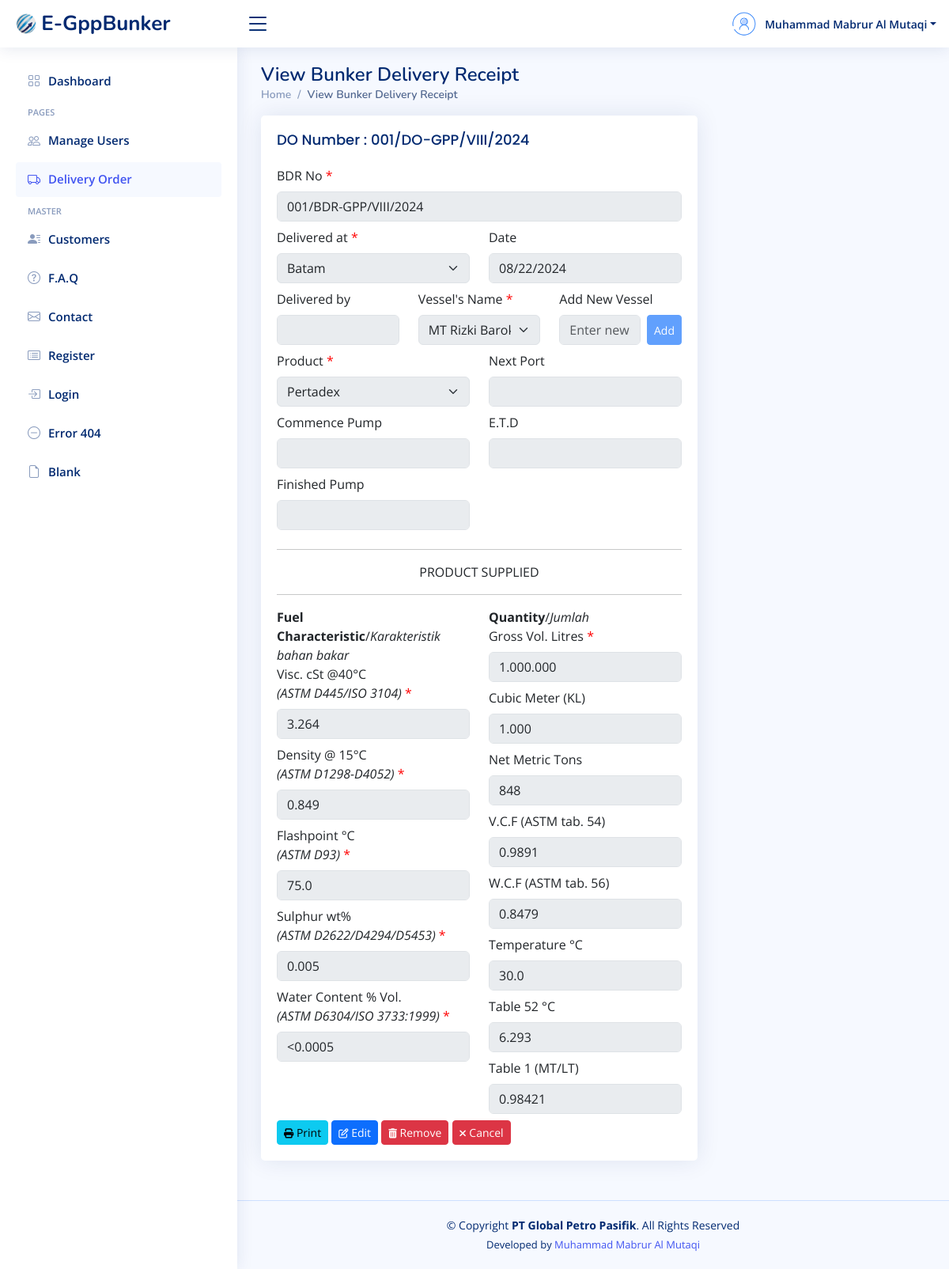
The app's page /view-bdr.php?id_bdr=21 (signed in) with its own data.
### tables this page shows
CREATE TABLE `bdr` (
  `id_bdr` int(10) NOT NULL,
  `do_id` int(10) NOT NULL,
  `bdr_no` varchar(50) NOT NULL,
  `delivered_by` varchar(50) DEFAULT NULL,
  `vessel_cust` varchar(60) NOT NULL,
  `next_port` varchar(60) DEFAULT NULL,
  `visc` varchar(10) NOT NULL,
  `density` varchar(10) NOT NULL,
  `flashpoint` varchar(10) NOT NULL,
  `sulphur` varchar(10) NOT NULL,
  `water_content` varchar(10) NOT NULL,
  `net_metric_ton` varchar(15) NOT NULL,
  `vcf` varchar(10) NOT NULL,
  `wcf` varchar(10) NOT NULL,
  `temp` varchar(10) NOT NULL,
  `table_52` varchar(10) NOT NULL,
  `table_1` varchar(10) NOT NULL
);

CREATE TABLE `delivery_order` (
  `id_do` int(10) NOT NULL,
  `po_number` varchar(50) DEFAULT NULL,
  `do_number` varchar(50) NOT NULL,
  `do_date` date DEFAULT NULL,
  `customer_id` int(10) NOT NULL,
  `product` varchar(60) NOT NULL,
  `armada` varchar(60) NOT NULL,
  `quantity` bigint(15) NOT NULL,
  `driver` varchar(50) DEFAULT NULL,
  `departure_time` varchar(30) DEFAULT NULL,
  `arrival_time` varchar(30) DEFAULT NULL,
  `loading_port` varchar(50) NOT NULL,
  `discharging_port` varchar(50) NOT NULL,
  `commence_pump` varchar(30) DEFAULT NULL,
  `finished_pump` varchar(30) DEFAULT NULL,
  `seal_number1` varchar(30) DEFAULT NULL,
  `seal_number2` varchar(30) DEFAULT NULL
);

### koneksi.php (called while the page is built, shortened)
<?php
$host = "localhost";
$user = "root";
$pass = "78789898";
$db = "egppbunker";
$koneksi = mysqli_connect($host, $user, $pass, $db);
function query($query){
	global $koneksi;
	$result = mysqli_query($koneksi, $query);
	$rows = [];
	while ($row = mysqli_fetch_assoc($result) ) {
		$rows[] = $row;
	}
	return $rows;
}
 ?>

### view-bdr.php (the view, shortened to what this page needs)
<?php
    include "koneksi.php";
    $id_bdr = mysqli_real_escape_string($koneksi, $_GET['id_bdr']);
    $bdr = query("SELECT * FROM bdr JOIN delivery_order ON delivery_order.id_do=bdr.do_id WHERE id_bdr=$id_bdr")[0];
?>
<!DOCTYPE html>
<html lang="en">
<?php
    include "layouts/head-css.php";
?>
<body>
<?php
    include "layouts/header.php";
?>
<?php
    include "layouts/sidebar.php";
?>
  <main id="main" class="main">
    <div class="pagetitle">
      <h1>View Bunker Delivery Receipt</h1>
      <nav>
        <ol class="breadcrumb">
          <li class="breadcrumb-item"><a href="index.php">Home</a></li>
          <li class="breadcrumb-item active">View Bunker Delivery Receipt</li>
        </ol>
      </nav>
    </div>
    <section class="section">
        <div class="row">
            <div class="col-lg-8">
                <div class="card">
                    <div class="card-body">
                        <h5 class="card-title">DO Number : <?= $bdr['do_number']?></h5>
                    <form action="" method="post">
                        <div class="mb-2">
                            <label for="bdr_no" class="form-label">BDR No <span id="x">*</span></label>
                            <input type="text" class="form-control" name="bdr_no" id="bdr_no" value="<?= $bdr['bdr_no'] ?>" disabled>
                        </div>
                        <div class="row">
                            <div class="col-lg-6 col-md-6 col-sm-12">
                                <div class="mb-2">
                                    <label for="discharging_port" class="form-label">Delivered at <span id="x">*</span></label>
                                    <select id="discharging_port" class="form-select" disabled>
                                    </select>
                                </div>
                            </div>
                            <div class="col-lg-6 col-md-6 col-sm-12">
                                <div class="mb-2">
                                    <label for="do_date" class="form-label">Date </label>
                                    <input type="date" class="form-control" id="do_date" value="<?= $bdr['do_date']?>" disabled>
                                </div>
                            </div>
                        </div>
                        <div class="row">
                            <div class="col-lg-4 col-md-4 col-sm-12">
                                <div class="mb-2">
                                    <label for="delivered_by" class="form-label">Delivered by </label>
                                    <input type="text" class="form-control" name="delivered_by" id="delivered_by" value="<?= $bdr['delivered_by']?>" disabled>
                                </div>
                            </div>
                            <div class="col-lg-4 col-md-4 col-sm-12">
                                <div class="mb-2">
                                    <label for="vessel_cust" class="form-label">Vessel's Name <span id="x">*</span></label>
                                    <select name="vessel_cust" id="vessel_cust" class="form-select" required disabled>
                                    </select>
                                </div>
                            </div>
                            <div class="col-lg-4 col-md-4 col-sm-12">
                                <div class="mb-2">
                                    <label for="new_vessel" class="form-label">Add New Vessel</label>
                                    <div class="d-flex">
                                        <input type="text" id="new_vessel" class="form-control" placeholder="Enter new vessel" disabled>
                                        <button id="add_vessel" class="btn btn-primary btn-sm ms-2 btn disabled">Add</button>
                                    </div>
                                </div>
                            </div>
                        </div>
                        <div class="row">
                            <div class="col-lg-6 col-md-6 col-sm-12">
                                <div class="mb-2">
                                    <label for="product" class="form-label">Product <span id="x">*</span></label>
                                    <select id="product" class="form-select" required disabled>
                                    </select>
                                </div>
                            </div>
                            <div class="col-lg-6 col-md-6 col-sm-12">
                                <div class="mb-2">
                                    <label for="next_port" class="form-label">Next Port </label>
                                    <input type="text" class="form-control" name="next_port" id="next_port" value="<?= $bdr['next_port']?>" disabled>
                                </div>
                            </div>
                        </div>
                        <div class="row">
                            <div class="col-lg-6 col-md-6 col-sm-12">
                                <div class="mb-2">
                                    <label for="commence_pump" class="form-label">Commence Pump </label>
                                    <input type="text" class="form-control" id="commence_pump" value="<?= $bdr['commence_pump']?>" disabled>
                                </div>
                            </div>
                            <div class="col-lg-6 col-md-6 col-sm-12">
                                <div class="mb-2">
                                    <label for="etd" class="form-label">E.T.D </label>
                                    <input type="text" class="form-control" id="etd" value="<?= $bdr['departure_time']?>" disabled>
                                </div>
                            </div>
                        </div>
                        <div class="row">
                            <div class="col-lg-6 col-md-6 col-sm-12">
                                <div class="mb-2">
                                    <label for="finished_pump" class="form-label">Finished Pump </label>
                                    <input type="text" class="form-control" id="finished_pump" value="<?= $bdr['finished_pump']?>" disabled>
                                </div>
                            </div>
                        </div>
                        <div class="text-center">
                            <hr>
                            <p>PRODUCT SUPPLIED</p>
                            <hr>
                        </div>
                        <div class="row">
                            <div class="col-lg-6 col-md-6 col-sm-12">
                                <b>Fuel Characteristic</b>/<i>Karakteristik bahan bakar</i>
                                <div class="mb-2">
                                    <label for="visc" class="form-label">Visc. cSt @40&deg;C <br/><i>(ASTM D445/ISO 3104)</i> <span id="x">*</span></label>
                                    <input type="text" name="visc" id="visc" value="<?= $bdr['visc']?>" class="form-control" required disabled>
                                </div>
                                <div class="mb-2">
                                    <label for="density" class="form-label">Density @ 15&deg;C <br/><i>(ASTM D1298-D4052)</i> <span id="x">*</span></label>
                                    <input type="text" id="density" name="density" class="form-control" value="<?= $bdr['density']?>" required disabled>
                                </div>
                                <div class="mb-2">
                                    <label for="flashpoint" class="form-label">Flashpoint &deg;C <br/><i>(ASTM D93)</i> <span id="x">*</span></label>
                                    <input type="text" id="flashpoint" name="flashpoint" class="form-control" value="<?= $bdr['flashpoint']?>" required disabled>
                                </div>
                                <div class="mb-2">
                                    <label for="sulphur" class="form-label">Sulphur wt% <br/><i>(ASTM D2622/D4294/D5453)</i> <span id="x">*</span></label>
                                    <input type="text" id="sulphur" name="sulphur" class="form-control" value="<?= $bdr['sulphur']?>" required disabled>
                                </div>
                                <div class="mb-2">
                                    <label for="water_content" class="form-label">Water Content % Vol. <br/><i>(ASTM D6304/ISO 3733:1999)</i> <span id="x">*</span></label>
                                    <input type="text" id="water_content" name="water_content" class="form-control" value="<?= $bdr['water_content']?>" required disabled>
                                </div>
                            </div>
                            <?php
                                $quantity = $bdr['quantity'];
                                $wcf = 0.8479;
                            ?>
                            <div class="col-lg-6 col-md-6 col-sm-12">
                                <b>Quantity</b>/<i>Jumlah</i>
                                <div class="mb-2">
                                    <label for="quantity" class="form-label">Gross Vol. Litres <span id="x">*</span></label>
                                    <input type="text" class="form-control" value="<?= number_format($quantity, 0, ',', '.') ?>" disabled>
                                </div>
                                <div class="mb-2">
                                    <label for="cubic_meter" class="form-label">Cubic Meter (KL)</label>
                                    <input type="text" id="cubic_meter" class="form-control" value="<?= number_format($quantity / 1000, 0, ',', '.') ?>" disabled>
                                </div>
                                <div class="mb-2">
                                    <label for="net_metric_ton" class="form-label">Net Metric Tons</label>
                                    <input type="text" id="net_metric_ton" name="net_metric_ton" class="form-control" value="<?= number_format(($quantity * $wcf / 1000), 0, ',', '.') ?>" disabled>
                                </div>
                                <div class="mb-2">
                                    <label for="vcf" class="form-label">V.C.F (ASTM tab. 54)</label>
                                    <input type="text" id="vcf" name="vcf" class="form-control" value="<?= $bdr['vcf']?>" disabled>
                                </div>
                                <div class="mb-2">
                                    <label for="wcf" class="form-label">W.C.F (ASTM tab. 56)</label>
                                    <input type="text" id="wcf" name="wcf" class="form-control" value="<?= $bdr['wcf'] ?>"disabled>
                                </div>
                                <div class="mb-2">
                                    <label for="temp" class="form-label">Temperature &deg;C</label>
                                    <input type="text" id="temp" name="temp" class="form-control" value="<?= $bdr['temp']?>" disabled>
                                </div>
                                <div class="mb-2">
                                    <label for="table_52" class="form-label">Table 52 &deg;C</label>
                                    <input type="text" id="table_52" name="table_52" class="form-control" value="<?= $bdr['table_52']?>" disabled>
                                </div>
                                <div class="mb-2">
                                    <label for="table_1" class="form-label">Table 1 (MT/LT)</label>
                                    <input type="text" id="table_1" name="table_1" class="form-control" value="<?= $bdr['table_1']?>" disabled>
                                </div>
                            </div>
                        </div>
                        <div class="text-left">
                            <a href="#" class="btn btn-info btn-sm" onclick="printContent(<?php echo $id_bdr; ?>); return false;"><i class="fa fa-print fa-sm"></i> Print</a>
                            <a href="edit-bdr.php?id_bdr=<?= $id_bdr?>" class="btn btn-primary btn-sm"><i class="fa fa-edit fa-sm"></i> Edit</a>
                            <a href="#" class="btn btn-danger btn-sm" onclick="return confirmRemove(<?= $id_bdr?>);"><i class="fa fa-trash fa-sm"></i> Remove</a>
                            <a href="manage-delivery-order.php" class="btn btn-danger btn-sm"><i class="fa fa-times fa-sm"></i> Cancel</a>
                        </div>
                    </form>
                    </div>
                </div>
            </div>
        </div>
    </section>
  </main>
<?php
    include "layouts/footer.php";
?>
</body>
</html>

### assets/css/style.css (style rules this page uses)
:root { scroll-behavior: smooth; }
body { font-family: "Open Sans", sans-serif; background: #f6f9ff; color: #444444; }
a { color: #4154f1; text-decoration: none; }
h1, h2, h3, h4, h5, h6 { font-family: "Nunito", sans-serif; }
#main { margin-top: 60px; padding: 20px 30px; transition: all 0.3s; }
.pagetitle { margin-bottom: 10px; }
.pagetitle h1 { font-size: 24px; margin-bottom: 0; font-weight: 600; color: #012970; }
.card { margin-bottom: 30px; border: none; border-radius: 5px; box-shadow: 0px 0 30px rgba(1, 41, 112, 0.1); }
.card-title { padding: 20px 0 15px 0; font-size: 18px; font-weight: 500; color: #012970; font-family: "Poppins", sans-serif; }
.card-body { padding: 0 20px 20px 20px; }
.breadcrumb { font-size: 14px; font-family: "Nunito", sans-serif; color: #899bbd; font-weight: 600; }
.breadcrumb a { color: #899bbd; transition: 0.3s; }
.breadcrumb .breadcrumb-item::before { color: #899bbd; }
.breadcrumb .active { color: #51678f; font-weight: 600; }
@media (min-width: 1200px) { #main, #footer { margin-left: 300px; } }

### view-bdr.php (style rules this page uses)
span#x { color: red; }

### records on screen
bdr: do.do_number "001/DO-GPP/VIII/2024", bdr_no "001/BDR-GPP/VIII/2024", do.do_date "08/22/2024", visc "3.264", density "0.849", flashpoint "75.0", sulphur "0.005", water_content "<0.0005", do.quantity "1.000.000", do.quantity "1.000", net_metric_ton "848", vcf "0.9891", wcf "0.8479", temp "30.0", table_52 "6.293", table_1 "0.98421"

### other values on screen
$nama "Muhammad Mabrur Al Mutaqi"
